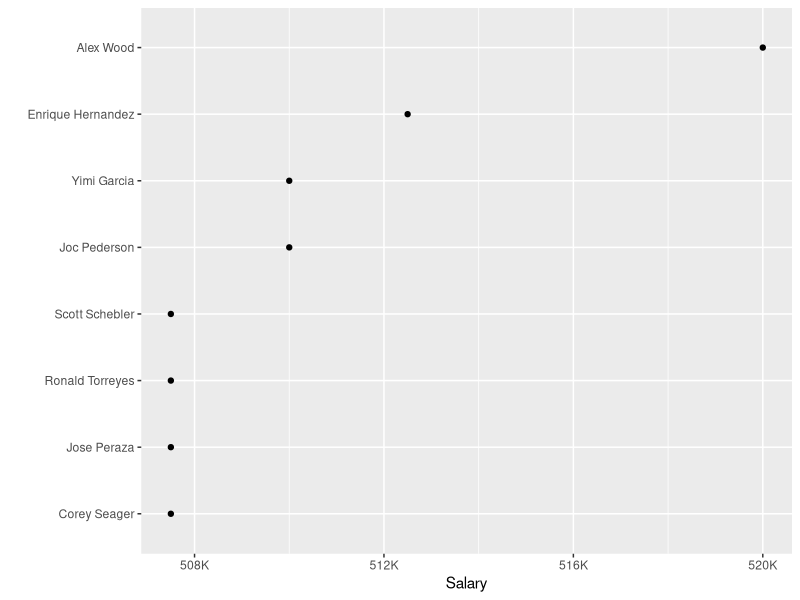

Write R code to recreate this figure.
setwd("C:/Users/dan_9/Desktop/DSO 545/MIDTERM")
library(ggplot2)
library(dplyr)

C1 = read.csv("Case_01.csv")
glimpse(C1)

# part a
filtered = C1 %>% filter(Age < 25) %>% filter(Salary < 10^6)
# Player Age Salary
# 1      Joc Pederson  22 510000
# 2 Enrique Hernandez  23 512500
# 3       Yimi Garcia  24 510000
# 4         Alex Wood  24 520000
# 5       Jose Peraza  20 507500
# 6    Scott Schebler  24 507500
# 7      Corey Seager  20 507500
# 8   Ronald Torreyes  22 507500

# 8 players in total


# part b

ggplot(filtered, aes( x = Salary, y = reorder(Player, Salary))) + geom_point() + ylab("") +
  scale_x_continuous(breaks = seq(508000, 520000,4000), labels =c("508K", "512K", "516K", "520K")  )


# part c
ansC = C1 %>% group_by(Age) %>% summarise(medianSalary = median(Salary))
# Age medianSalary
# (int)        (dbl)
# 1     20       507500
# 2     22       508750
# 3     23       512500
# 4     24       515000
# 5     25       518750
# 6     26       693000
# 7     27      7425000
# 8     28      2300000
# 9     30       522500
# 10    31      5500000
# 11    32     18000000
# 12    33     12803571
# 13    36      6565000
# 14    38      2500000